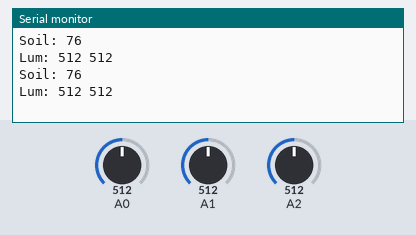
Bench run of a sketch on a simulated Arduino Uno, built with avr-gcc and run on an emulated ATmega328P. On the bench: the last lines printed to the serial monitor. The inputs (shaded band) are chosen by the test bench; at power-on: A0 = 512, A1 = 512, A2 = 512.

Above: at 2.8 s.
2.9 s: A0 set to 340
At 5.2 s:
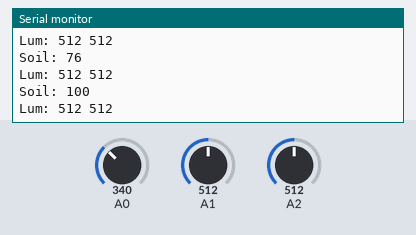
5.6 s: A1 set to 340
At 6.8 s:
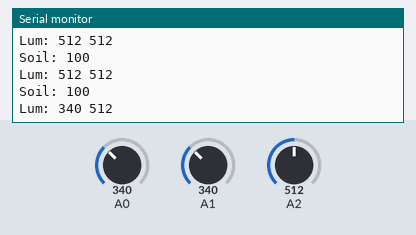
8.3 s: A2 set to 340
At 10.8 s:
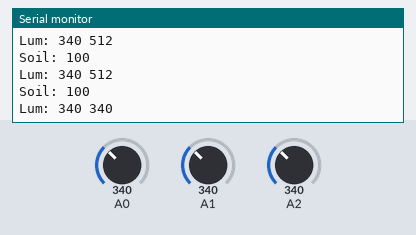
11.0 s: A0 set to 360
At 12.7 s:
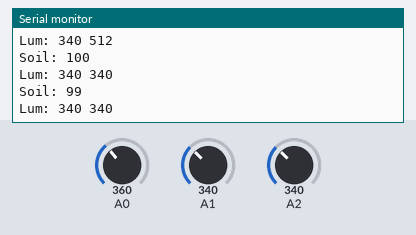
13.7 s: A1 set to 360
At 15.4 s:
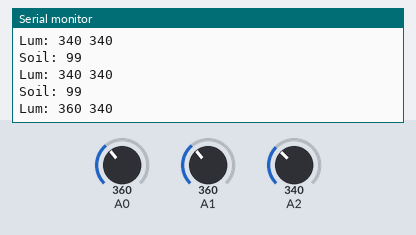
16.4 s: A2 set to 360
At 18.5 s:
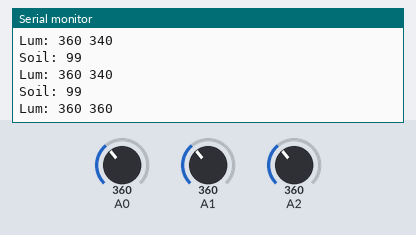
Timing chart, 0 to 20.0 s (numbered marks = the images above; inputs shaded):
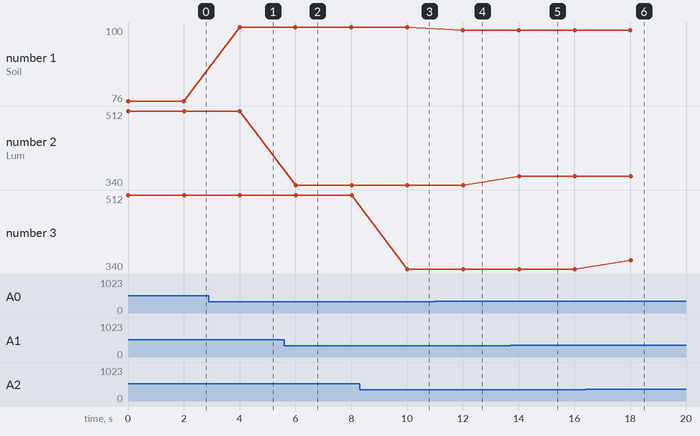

The sketch:

analog.ino
```cpp
struct luminance
{
    uint16_t r1;
    uint16_t r2;
};


void setup()
{
    Serial.begin(9600);
}

/*
    1023 - разрыв цепи, абсолютно сухой грунт
    ~350-400 если окунуть в воду
*/
int get_soil()
{
    int a0 = analogRead(A0);

    if (a0 < 350)
        a0 = 350;

    // переворачиваем диапазон. 0 - сухая почва
    a0 = map(a0, 350, 1023, 100, 0);
    return a0;
}


/*

*/
void get_luminance( luminance& lum )
{
    lum.r1 = analogRead(A1);
    lum.r2 = analogRead(A2);

    return;
}


void loop()
{

    luminance lum;

    Serial.print("Soil: ");
    Serial.println( get_soil() );

    Serial.print("Lum: ");
    get_luminance(lum);
    Serial.print(lum.r1);
    Serial.print(" ");
    Serial.println(lum.r2);

    delay(2000);
    return;
}
```

Measured:
- after the input at 2.9 s, the serial monitor: prints a new line after 1.1 s (image 1)
- after the input at 5.6 s, the serial monitor: prints a new line after 0.41 s (image 2)
- after the input at 8.3 s, the serial monitor: prints a new line after 1.7 s (image 3)
- after the input at 11.0 s, the serial monitor: prints a new line after 1.0 s (image 4)
- after the input at 13.7 s, the serial monitor: prints a new line after 0.32 s (image 5)
- after the input at 16.4 s, the serial monitor: prints a new line after 1.6 s (image 6)
- plotted number 1: 76 → 100 after the input at 2.9 s, 100 → 99 after the input at 11.0 s
- plotted number 2: 512 → 340 after the input at 5.6 s, 340 → 360 after the input at 13.7 s
